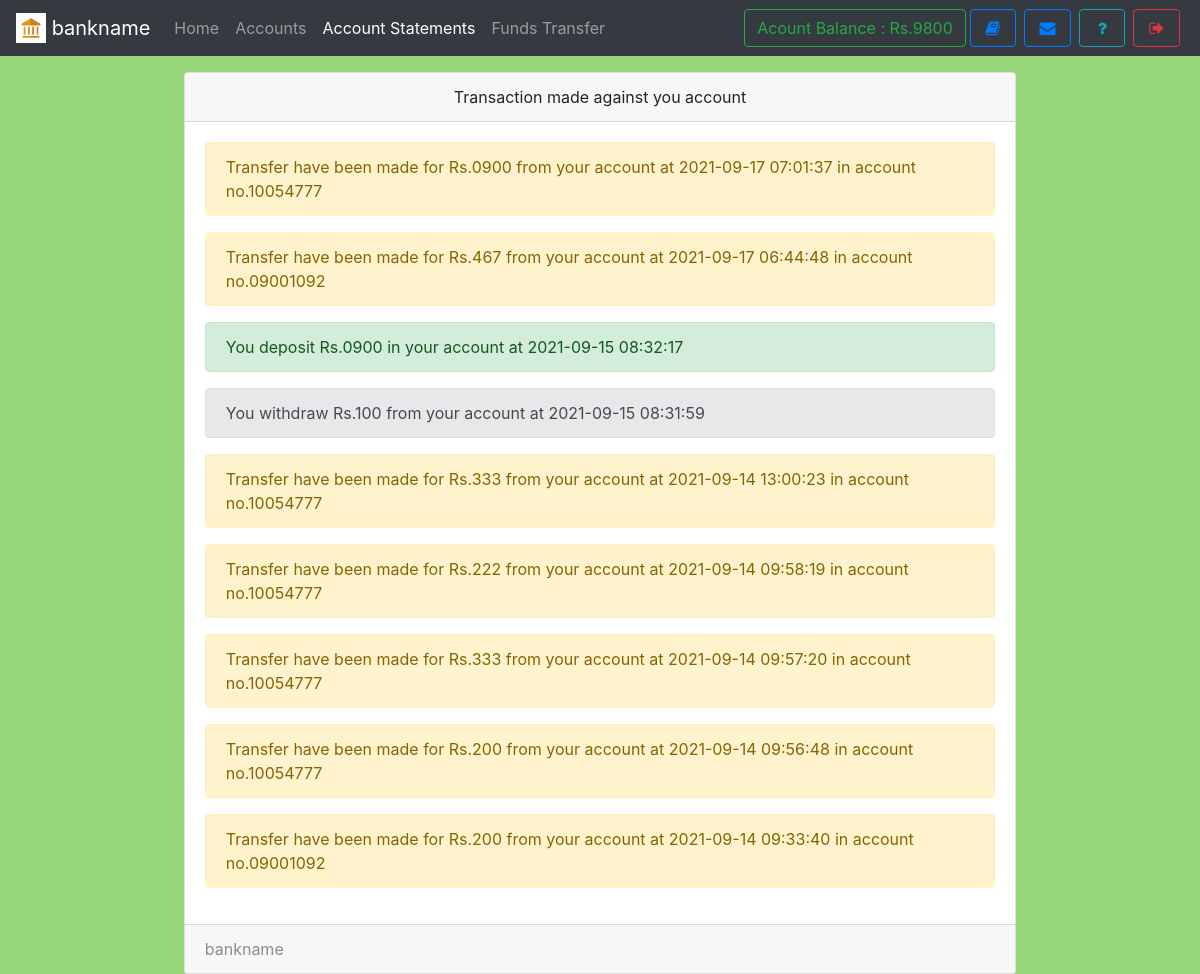
The page /statements.php (signed in) on the database its author committed.
### tables this page shows
CREATE TABLE `useraccounts` (
  `id` int(11) NOT NULL,
  `email` text NOT NULL,
  `password` text NOT NULL,
  `name` varchar(111) NOT NULL,
  `balance` varchar(111) NOT NULL,
  `cnic` varchar(111) NOT NULL,
  `number` varchar(111) NOT NULL,
  `city` varchar(111) NOT NULL,
  `address` varchar(111) NOT NULL,
  `source` varchar(111) NOT NULL,
  `accountNo` varchar(111) NOT NULL,
  `branch` varchar(111) NOT NULL,
  `accountType` varchar(111) NOT NULL,
  `date` timestamp NOT NULL DEFAULT CURRENT_TIMESTAMP
);

CREATE TABLE `transaction` (
  `transactionId` int(11) NOT NULL,
  `action` varchar(111) NOT NULL,
  `credit` varchar(111) NOT NULL,
  `debit` varchar(111) NOT NULL,
  `balance` varchar(111) NOT NULL,
  `beneId` varchar(111) NOT NULL,
  `other` varchar(111) NOT NULL,
  `userId` int(11) NOT NULL,
  `date` timestamp NOT NULL DEFAULT CURRENT_TIMESTAMP
);

### assets/db.php (called while the page is built, shortened)
<?php
    $con = new mysqli('localhost','root','','mybank');
    $ar = $con->query("select * from userAccounts,branch where id = '$_SESSION[userId]' AND userAccounts.branch = branch.branchId");
    $userData = $ar->fetch_assoc();
?>

### statements.php (the view, shortened to what this page needs)
<!DOCTYPE html>
<html>
<head>
  <?php require 'assets/autoloader.php'; ?>
  <?php require 'assets/db.php'; ?>
  <?php require 'assets/function.php'; ?>
</head>
<body style="background:#96D678;background-size: 100%">
<nav class="navbar navbar-expand-lg navbar-dark bg-dark fixed-top">
 <a class="navbar-brand" href="#">
    <img src="images/logo.png" width="30" height="30" class="d-inline-block align-top" alt="">
   <?php echo bankname; ?>
  </a>
  <div class="collapse navbar-collapse" id="navbarSupportedContent">
    <ul class="navbar-nav mr-auto">
      <li class="nav-item ">
        <a class="nav-link " href="index.php">Home <span class="sr-only">(current)</span></a>
      </li>
      <li class="nav-item ">  <a class="nav-link" href="accounts.php">Accounts</a></li>
      <li class="nav-item active">  <a class="nav-link" href="statements.php">Account Statements</a></li>
      <li class="nav-item ">  <a class="nav-link" href="transfer.php">Funds Transfer</a></li>
    </ul>
    <?php include 'sideButton.php'; ?>
  </div>
</nav><br><br><br>
<div class="container">
  <div class="card  w-75 mx-auto">
  <div class="card-header text-center">
    Transaction made against you account
  </div>
  <div class="card-body">
    <?php
      $array = $con->query("select * from transaction where userId = '$userData[id]' order by date desc");
      if ($array ->num_rows > 0)
      {
         while ($row = $array->fetch_assoc())
         {
            if ($row['action'] == 'withdraw')
            {
              echo "<div class='alert alert-secondary'>You withdraw Rs.$row[debit] from your account at $row[date]</div>";
            }
            if ($row['action'] == 'deposit')
            {
              echo "<div class='alert alert-success'>You deposit Rs.$row[credit] in your account at $row[date]</div>";
            }
            if ($row['action'] == 'transfer')
            {
              echo "<div class='alert alert-warning'>Transfer have been made for  Rs.$row[debit] from your account at $row[date] in  account no.$row[other]</div>";
            }
         }
      }
    ?>
  </div>
  <div class="card-footer text-muted">
   <?php echo bankname ?>
  </div>
</div>
</div>
</body>
</html>

### sideButton.php
<form class="form-inline my-2 my-lg-0">
        <a href="" class="btn btn-outline-success" data-toggle="tooltip" title="Your current Account Balance">Acount Balance : Rs.<?php echo $userData['balance']; ?></a>
        <a href="accounts.php" data-toggle="tooltip" title="Account Summary" class="btn btn-outline-primary mx-1" ><i class="fa fa-book fa-fw"></i></a>
        <a href="notice.php" data-toggle="tooltip" title="View Notice" class="btn btn-outline-primary mx-1" ><i class="fa fa-envelope fa-fw"></i></a>
        <a href="feedback.php" data-toggle="tooltip" title="Help?" class="btn btn-outline-info mx-1" ><i class="fa fa-question fa-fw"></i></a>
        <a href="logout.php" data-toggle="tooltip" title="Logout" class="btn btn-outline-danger mx-1" ><i class="fa fa-sign-out fa-fw"></i></a>
</form>

### rows shown on the page
useraccounts: balance "9800"
transaction: debit "0900", date "2021-09-17 07:01:37", other "10054777"
transaction: debit "467", date "2021-09-17 06:44:48", other "09001092"
transaction: credit "0900", date "2021-09-15 08:32:17"
transaction: debit "100", date "2021-09-15 08:31:59"
transaction: debit "333", date "2021-09-14 13:00:23", other "10054777"
transaction: debit "222", date "2021-09-14 09:58:19", other "10054777"
transaction: debit "333", date "2021-09-14 09:57:20", other "10054777"
transaction: debit "200", date "2021-09-14 09:56:48", other "10054777"
transaction: debit "200", date "2021-09-14 09:33:40", other "09001092"

### other values the page prints
bankname "bankname"
